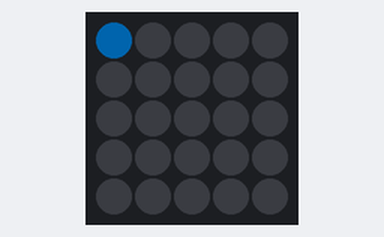
Recording of a sketch running on a simulated ESP32. On the bench: 5×5 RGB LED matrix (first LED top left, wired row by row). Dim RGB values are drawn brighter than linear.

Above: at 0.1 s.
At 1.0 s:
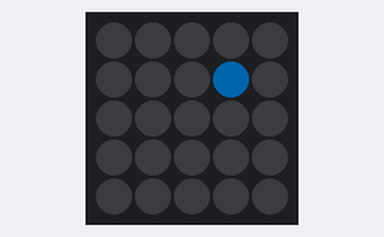
At 1.9 s:
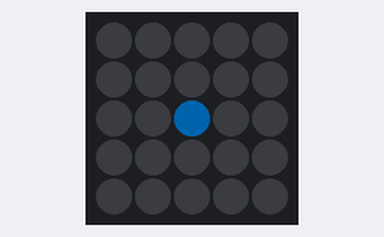
At 2.8 s:
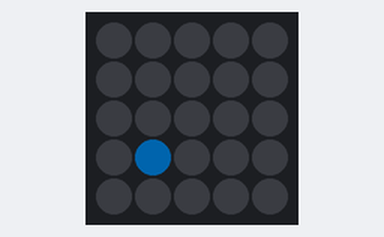
At 3.8 s:
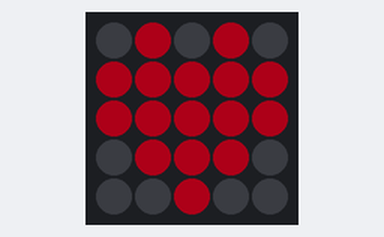
At 4.8 s:
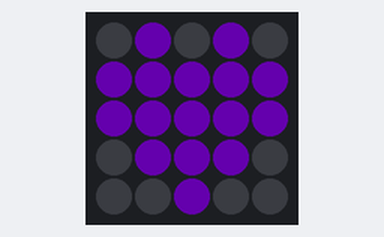

Measured:
- by itself, everything shown: repeats every 1.5 s, in 3 steps
- what the display in image 5 shows lasts 0.5 s, from 4.8 s to 5.3 s

The sketch:

example.ino
```cpp
// Arduino sketch using Adafruit_NeoPixel to map a 5x5 WS2812B matrix (optional serpentine indexing), run an index test to show pixel order, and draw a 5x5 heart in alternating colors.
//
// Buy this module: https://shillehtek.com/products/ws2812b-5x5-rgb-led-matrix-arduino-esp32
// Full manual: https://shillehtek.com/blogs/shillehtek-product-manuals/ws2812b-5x5-rgb-led-matrix-arduino-esp32-manual
// More examples: https://github.com/shillehbean/shillehtek-examples
//

// WS2812B 5x5 Matrix - Arduino Example
// DIN->D6 via 330 ohm, VCC->5V, GND->GND
// Library: "Adafruit NeoPixel"

#include <Adafruit_NeoPixel.h>

#define PIN   6
#define W     5
#define H     5
#define NUM   (W * H)
bool SERPENTINE = false;        // set true if the index test zigzags

Adafruit_NeoPixel px(NUM, PIN, NEO_GRB + NEO_KHZ800);

int xy(int x, int y) {          // (0,0) = first pixel at DIN
  if (SERPENTINE && (y % 2 == 1)) return y * W + (W - 1 - x);
  return y * W + x;
}

// 5x5 heart bitmap
const uint8_t HEART[5] = {0b01010, 0b11111, 0b11111, 0b01110, 0b00100};

void indexTest() {
  for (int i = 0; i < NUM; i++) {
    px.clear();
    px.setPixelColor(i, 0, 150, 255);
    px.show();
    delay(150);
  }
}

void drawHeart(uint32_t color) {
  px.clear();
  for (int y = 0; y < H; y++)
    for (int x = 0; x < W; x++)
      if (HEART[y] & (1 << (W - 1 - x)))
        px.setPixelColor(xy(x, y), color);
  px.show();
}

void setup() {
  px.begin();
  px.setBrightness(50);
  indexTest();                  // watch the order once at startup
}

void loop() {
  drawHeart(px.Color(255, 0, 40));  delay(500);
  drawHeart(px.Color(255, 80, 0));  delay(500);
  drawHeart(px.Color(150, 0, 255)); delay(500);
}
```
